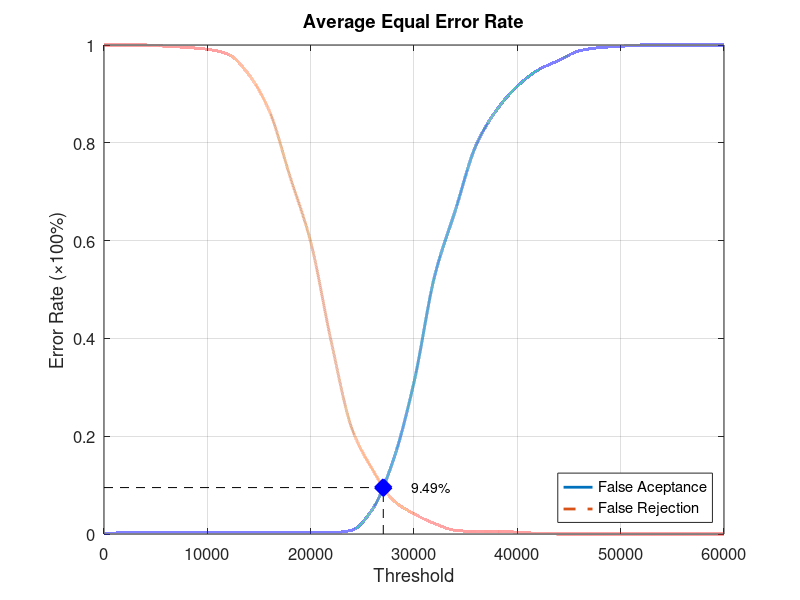
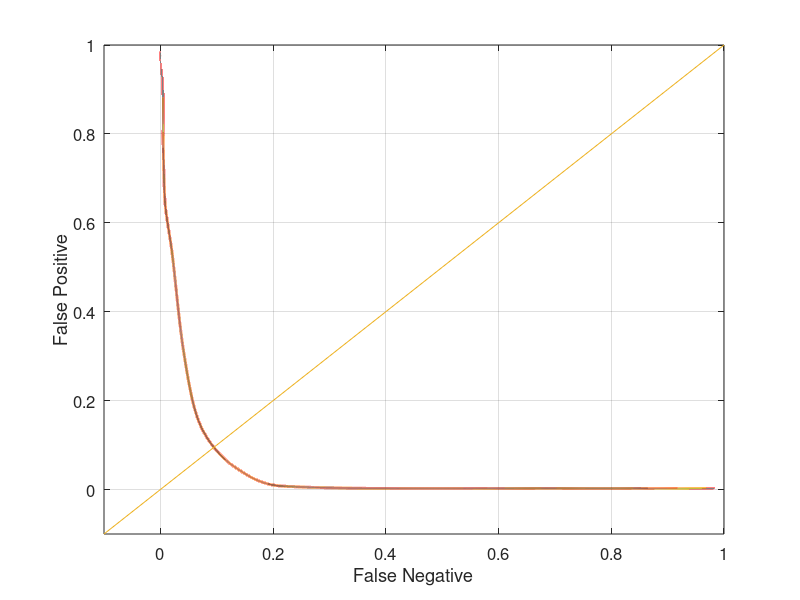

Here is the MATLAB script that generated these plots, in order:
function yEER = Experiment2Average
close all;
clear;
clc;
x = 0:2000:60000;
xq = 0:0.5:60000;

y0 = [0 0.00263158 0.00263158 0.00263158 0.00263158 0.00263158 0.00263158 0.00263158 0.00263158 0.00263158 0.00263158 0.00263158 0.00789474 0.0513158 0.151316 0.310526 0.527632 0.661842 0.794737 0.867105 0.915789 0.948684 0.968421 0.988158 0.994737 0.997368 1 1 1 1 1];
yy0 = interp1(x, y0, xq, 'pchip');
y1 = [1 1 1 0.9975 0.995 0.99125 0.98125 0.94 0.865 0.73125 0.5975 0.3925 0.215 0.13125 0.06875 0.04125 0.02125 0.0075 0.005 0.005 0.00375 0.00125 0 0 0 0 0 0 0 0 0];
yy1 = interp1(x, y1, xq, 'pchip');

% Calculating EER: 
y2 = abs(y0 - y1);
find(y2 == min(y2))
yy2 = abs(yy0 - yy1);
xEER = find(yy2 == min(yy2));
xEERIndex = xq(xEER) % X-axis EER
yEER = yy0(xEER) % Y-axis EER

main = figure
plot(xq, yy0,'-','LineWidth', 2);	hold on
plot(xq, yy1,'--','LineWidth', 2);	hold on
plot([xEERIndex xEERIndex], [0 yEER], 'k--');	hold on
plot([0 xEERIndex], [yEER yEER], 'k--');	hold on
plot(xEERIndex, yEER, 'bx', 'LineWidth', 10);	hold on
text(xEERIndex + 10 * xEERIndex / 100, yEER, [num2str(round((10000 * yEER)) / 100) '%'])
legend('False Aceptance', 'False Rejection', 'Location', 'SouthEast')
xlabel('Threshold')
ylabel('Error Rate (\times100%)')
title('Average Equal Error Rate')
set(gca, 'FontSize', 12)
axis([0 60000 0 1])
grid on

print(main, 'Experiment2AverageMain', '-dpng');
FNRxFPR = figure('Color', [1 1 1]);
plot(yy1, yy0, '-', yy1, yy0, 'LineWidth', 2);
hold on
y = -0.1:0.1:1
plot(y, y); 
set(gca, 'FontSize', 12)
xlabel('False Negative')
ylabel('False Positive')
axis([-0.1 1 -0.1 1])
set(gca, 'FontSize', 12)
grid on

print(FNRxFPR, 'Experiment2AverageFNRxFPR','-dpng');
end
